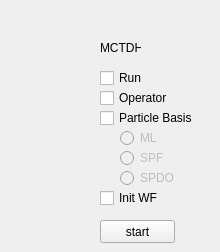
      <widget class="QWidget" name="page_MCTDH_select">
       <widget class="QCheckBox" name="operatorCbox">
        <property name="geometry">
         <rect>
          <x>100</x>
          <y>90</y>
          <width>71</width>
          <height>16</height>
         </rect>
        </property>
        <property name="text">
         <string>Operator</string>
        </property>
       </widget>
       <widget class="QPushButton" name="MCTDHStartBtn">
        <property name="geometry">
         <rect>
          <x>100</x>
          <y>220</y>
          <width>75</width>
          <height>23</height>
         </rect>
        </property>
        <property name="text">
         <string>start</string>
        </property>
       </widget>
       <widget class="QLabel" name="MCTDHLable">
        <property name="geometry">
         <rect>
          <x>100</x>
          <y>40</y>
          <width>41</width>
          <height>16</height>
         </rect>
        </property>
        <property name="text">
         <string>MCTDH</string>
        </property>
       </widget>
       <widget class="QCheckBox" name="MCTDHRunCBox">
        <property name="geometry">
         <rect>
          <x>100</x>
          <y>70</y>
          <width>71</width>
          <height>16</height>
         </rect>
        </property>
        <property name="text">
         <string>Run</string>
        </property>
       </widget>
       <widget class="QCheckBox" name="basisCbox">
        <property name="geometry">
         <rect>
          <x>100</x>
          <y>110</y>
          <width>111</width>
          <height>16</height>
         </rect>
        </property>
        <property name="text">
         <string>Particle Basis</string>
        </property>
       </widget>
       <widget class="QRadioButton" name="mlRBtn">
        <property name="enabled">
         <bool>false</bool>
        </property>
        <property name="geometry">
         <rect>
          <x>120</x>
          <y>130</y>
          <width>89</width>
          <height>16</height>
         </rect>
        </property>
        <property name="text">
         <string>ML</string>
        </property>
       </widget>
       <widget class="QRadioButton" name="spfRBtn">
        <property name="enabled">
         <bool>false</bool>
        </property>
        <property name="geometry">
         <rect>
          <x>120</x>
          <y>150</y>
          <width>89</width>
          <height>16</height>
         </rect>
        </property>
        <property name="text">
         <string>SPF</string>
        </property>
       </widget>
       <widget class="QRadioButton" name="spdoRBtn">
        <property name="enabled">
         <bool>false</bool>
        </property>
        <property name="geometry">
         <rect>
          <x>120</x>
          <y>170</y>
          <width>89</width>
          <height>16</height>
         </rect>
        </property>
        <property name="text">
         <string>SPDO</string>
        </property>
       </widget>
       <widget class="QCheckBox" name="initWfCBox">
        <property name="geometry">
         <rect>
          <x>100</x>
          <y>190</y>
          <width>111</width>
          <height>16</height>
         </rect>
        </property>
        <property name="text">
         <string>Init WF</string>
        </property>
       </widget>
      </widget>
